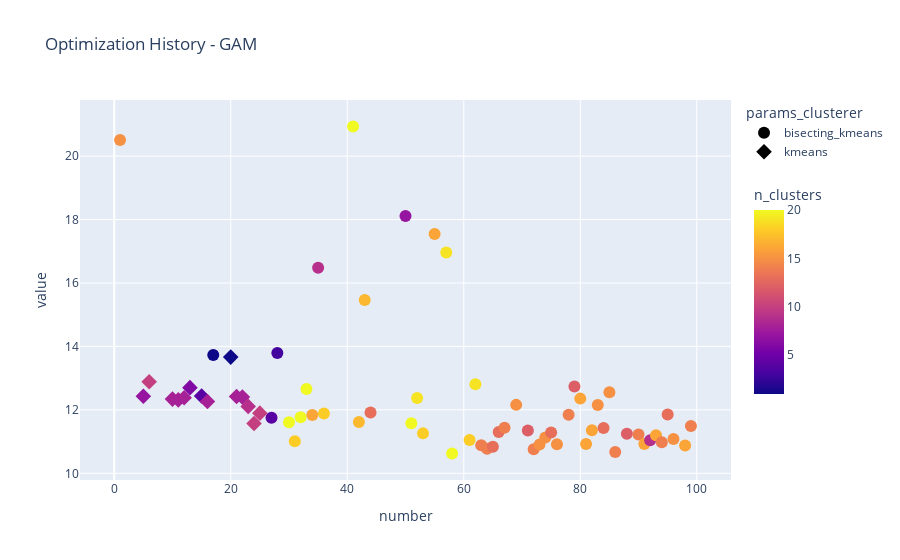

Source (notebook cell):
### Code cell
fig = px.scatter(df_filter_gam, 
                 x="number", 
                 y="value", 
                 symbol="params_clusterer",
                 color="n_clusters",
                 title="Optimization History - GAM",)
fig.update_traces(marker=dict(size=12))
fig.update_coloraxes(
    colorbar_title_side="top",
    colorbar=dict(len=0.6)  # reduz altura da barra de cor
)


fig.show()

### Figure 1 — Plotly figure (JSON) as saved in the notebook; plotly's stock layout.template omitted (floating-point values rounded to 4 significant figures)
{"data": [{"hovertemplate": "params_clusterer=bisecting_kmeans<br>number=%{x}<br>value=%{y}<br>n_clusters=%{marker.color}<extra></extra>", "legendgroup": "bisecting_kmeans", "marker": {"color": [15.0, 1.0, 4.0, 3.0, 20.0, 18.0, 20.0, 20.0, 16.0, 9.0, 18.0, 20.0, 17.0, 17.0, 13.0, 7.0, 20.0, 19.0, 18.0, 16.0, 19.0, 20.0, 18.0, 19.0, 14.0, 14.0, 13.0, 13.0, 14.0, 15.0, 12.0, 14.0, 15.0, 15.0, 13.0, 15.0, 14.0, 12.0, 16.0, 16.0, 16.0, 15.0, 13.0, 15.0, 14.0, 12.0, 14.0, 16.0, 9.0, 16.0, 14.0, 13.0, 15.0, 16.0, 14.0], "coloraxis": "coloraxis", "size": 12, "symbol": "circle"}, "mode": "markers", "name": "bisecting_kmeans", "orientation": "v", "showlegend": true, "type": "scatter", "x": [1, 17, 27, 28, 30, 31, 32, 33, 34, 35, 36, 41, 42, 43, 44, 50, 51, 52, 53, 55, 57, 58, 61, 62, 63, 64, 65, 66, 67, 69, 71, 72, 73, 74, 75, 76, 78, 79, 80, 81, 82, 83, 84, 85, 86, 88, 90, 91, 92, 93, 94, 95, 96, 98, 99], "xaxis": "x", "y": [20.51, 13.73, 11.75, 13.79, 11.61, 11.01, 11.77, 12.66, 11.84, 16.48, 11.88, 20.93, 11.62, 15.46, 11.92, 18.11, 11.58, 12.37, 11.26, 17.55, 16.96, 10.62, 11.05, 12.81, 10.88, 10.77, 10.84, 11.3, 11.44, 12.16, 11.35, 10.76, 10.9, 11.13, 11.28, 10.92, 11.85, 12.73, 12.35, 10.92, 11.36, 12.15, 11.43, 12.55, 10.67, 11.24, 11.23, 10.92, 11.04, 11.2, 10.98, 11.85, 11.08, 10.88, 11.49], "yaxis": "y"}, {"hovertemplate": "params_clusterer=kmeans<br>number=%{x}<br>value=%{y}<br>n_clusters=%{marker.color}<extra></extra>", "legendgroup": "kmeans", "marker": {"color": [7.0, 10.0, 8.0, 8.0, 8.0, 6.0, 4.0, 8.0, 1.0, 8.0, 8.0, 9.0, 10.0, 10.0], "coloraxis": "coloraxis", "size": 12, "symbol": "diamond"}, "mode": "markers", "name": "kmeans", "orientation": "v", "showlegend": true, "type": "scatter", "x": [5, 6, 10, 11, 12, 13, 15, 16, 20, 21, 22, 23, 24, 25], "xaxis": "x", "y": [12.43, 12.89, 12.34, 12.32, 12.38, 12.7, 12.44, 12.26, 13.66, 12.42, 12.4, 12.11, 11.57, 11.9], "yaxis": "y"}], "layout": {"coloraxis": {"colorbar": {"len": 0.6, "title": {"side": "top", "text": "n_clusters"}}, "colorscale": [[0, "#0d0887"], [0.1111, "#46039f"], [0.2222, "#7201a8"], [0.3333, "#9c179e"], [0.4444, "#bd3786"], [0.5556, "#d8576b"], [0.6667, "#ed7953"], [0.7778, "#fb9f3a"], [0.8889, "#fdca26"], [1, "#f0f921"]]}, "legend": {"title": {"text": "params_clusterer"}, "tracegroupgap": 0}, "title": {"text": "Optimization History - GAM"}, "xaxis": {"anchor": "y", "domain": [0, 1], "title": {"text": "number"}}, "yaxis": {"anchor": "x", "domain": [0, 1], "title": {"text": "value"}}}}
